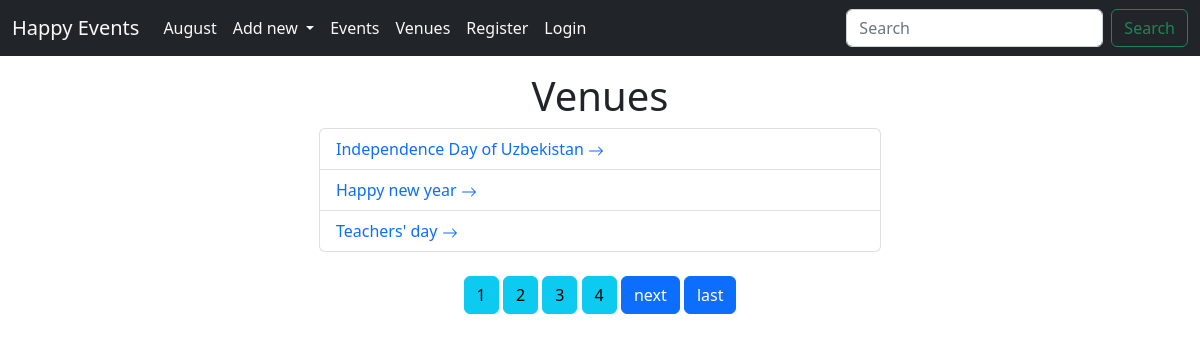
/venues, run on the app's committed database.
### events/models.py (models this page shows)
class Venue(models.Model):
    name = models.CharField('Venue name', max_length=100)
    address = models.CharField('address', max_length=30)
    zip_code = models.CharField('zip code', max_length=10)
    phone = models.CharField('Contact Phone', max_length=12, blank=True)
    web = models.URLField('Website address', blank=True)
    email_address = models.EmailField('Email address', blank=True )
    owner = models.IntegerField('venue owner', blank=False, default=1)
    venue_image = models.ImageField(null=True, blank=True, upload_to='images/')
    def __str__(self):
	    return self.name

### events/views.py (the view)
# urls.py: path('venues', views.all_venues, name='all_venues'),
def all_venues(request):
	all_venues = Venue.objects.all().order_by('name')
	p = Paginator(Venue.objects.all(), 3)
	page = request.GET.get('page')
	venues = p.get_page(page)
	nums = 'a' * venues.paginator.num_pages
	return render(request, 'list_venue.html', {'venues':venues, 'nums': nums})

### templates/list_venue.html (shortened to what this page needs)
{% extends 'base.html' %}
{% block content%}
<div class="container p-2">
<center>
 <h1 class="my-2">Venues</h1>
<ul class="list-group rounded w-50">
    {% for venue in venues %}
    <li class="list-group-item d-flex justify-content-between"> <a href="{% url 'show_venue' venue.id %}" class=" text-decoration-none"> {{venue}} <svg xmlns="http://www.w3.org/2000/svg" width="16" height="16" fill="currentColor" class="bi bi-arrow-right" viewBox="0 0 16 16">
  <path fill-rule="evenodd" d="M1 8a.5.5 0 0 1 .5-.5h11.793l-3.147-3.146a.5.5 0 0 1 .708-.708l4 4a.5.5 0 0 1 0 .708l-4 4a.5.5 0 0 1-.708-.708L13.293 8.5H1.5A.5.5 0 0 1 1 8z"/>
</svg></a>
 </li>
    {% endfor %}
</ul>
<br>
{% for i in nums %}
    <a class="btn btn-info" href="?page{{forloop.counter}}">{{forloop.counter}}</a>
{% endfor %}
{% if venues.has_next %}
    <a class="btn btn-primary" href="?page={{venues.next_page_number}}">next</a>
    <a class="btn btn-primary" href="?page={{ venues.paginator.num_pages }}">last</a>
{% endif %}
</center>
</div>
{% endblock %}

### data on the page
Venue: name "Independence Day of Uzbekistan"
Venue: name "Happy new year"
Venue: name "Teachers' day"
